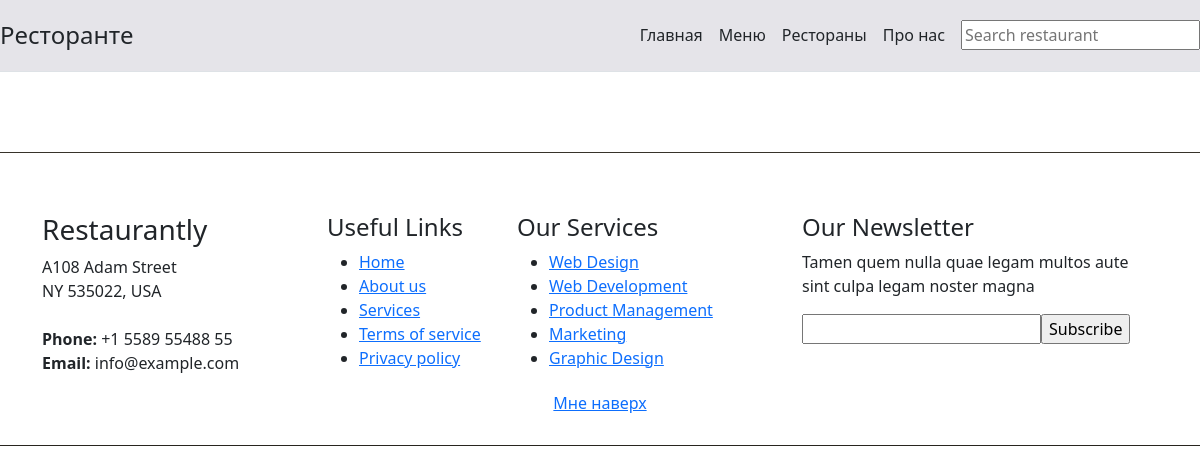
Before: /restaurant_list with the older database file.
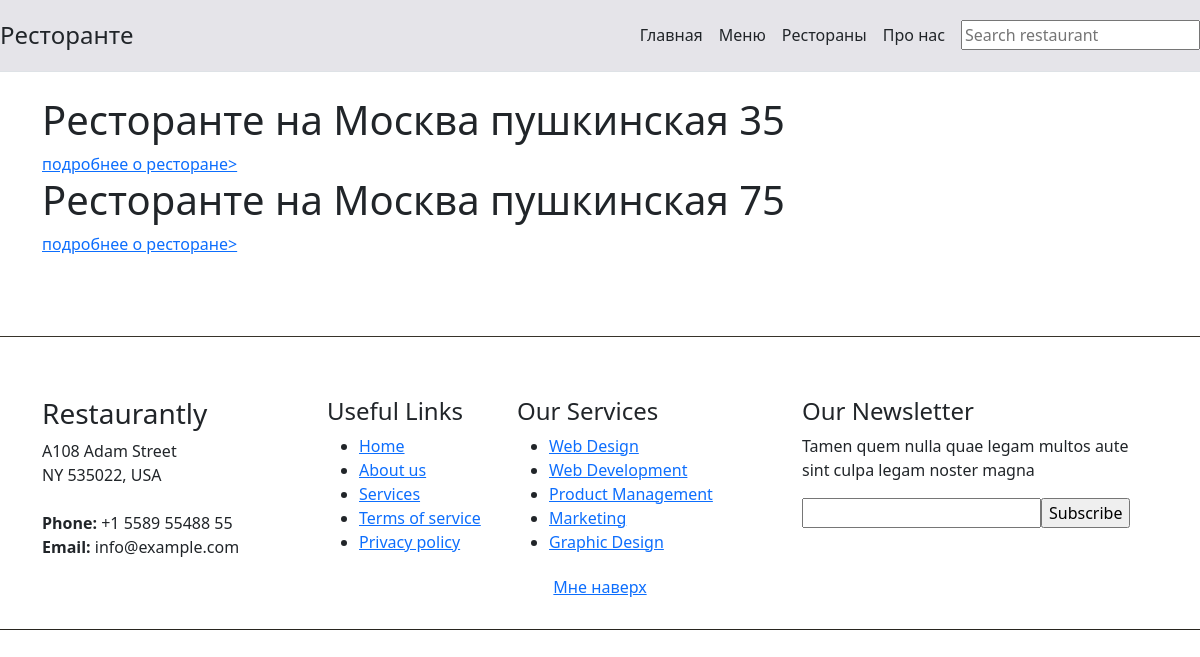
After: the same page with the newer database file.
### app/models.py (models this page shows, shortened)
class Restaurant(models.Model):
    restaurant_chain = models.ForeignKey(RestaurantChain, verbose_name="Название сети ресторанов",
                                         on_delete=models.CASCADE)
    address = models.CharField(max_length=50, verbose_name="Адрес")
    phone_number = models.OneToOneField('PhoneNumber', verbose_name="Номер телефона", on_delete=models.SET_NULL,
                                        null=True)
    class Meta:
        verbose_name = u"Ресторан"
        verbose_name_plural = u"Список ресторанов"

class RestaurantChain(models.Model):
    title = models.CharField(max_length=50, verbose_name="Название")
    menu = models.OneToOneField('Menu', verbose_name="Меню", on_delete=models.SET_NULL, null=True)
    customer_satisfaction_score = models.FloatField(validators=[MinValueValidator(0.0), MaxValueValidator(5.0)],
                                                    verbose_name="Оценка клиентов")
    class Meta:
        verbose_name = u"Сеть ресторанов"
        verbose_name_plural = u"Сети ресторанов"

### app/views.py (the view)
# urls.py: path('restaurant_list', views.restaurant_list, name='restaurant_list'),
def restaurant_list(request):
    q = request.GET.get('q') if request.GET.get('q') is not None else ''
    restaurant_list = Restaurant.objects.filter(address__icontains=q).order_by('address')
    object_type_for_search = 'restaurant'
    context = {'title': 'Список ресторанов', 'restaurant_list': restaurant_list,
               'object_type_for_search': object_type_for_search}
    return render(request, 'app/restaurant_list.html', context)

### templates/app/restaurant_list.html (shortened to what this page needs)
{% extends "app/base.html" %}
{% block search_bar %}
    <form method="get" action={% url 'restaurant_list' %}>
        <input type="text" name="q" placeholder="Search {{ object_type_for_search }}"/>
    </form>
{% endblock %}
{% block content %}
    {% for restaurant in restaurant_list %}
        <div>
            <h1>{{ restaurant.restaurant_chain.title }} на {{ restaurant.address }}</h1>
            <a href="{% url 'restaurant' %}?id={{ restaurant.pk }}">подробнее о ресторане></a>
        </div>
    {% endfor %}
{% endblock %}

Changed rows visible on the page:
added Restaurant: restaurant_chain "Ресторанте", address "Москва пушкинская 35"
added Restaurant: restaurant_chain "Ресторанте", address "Москва пушкинская 75"
